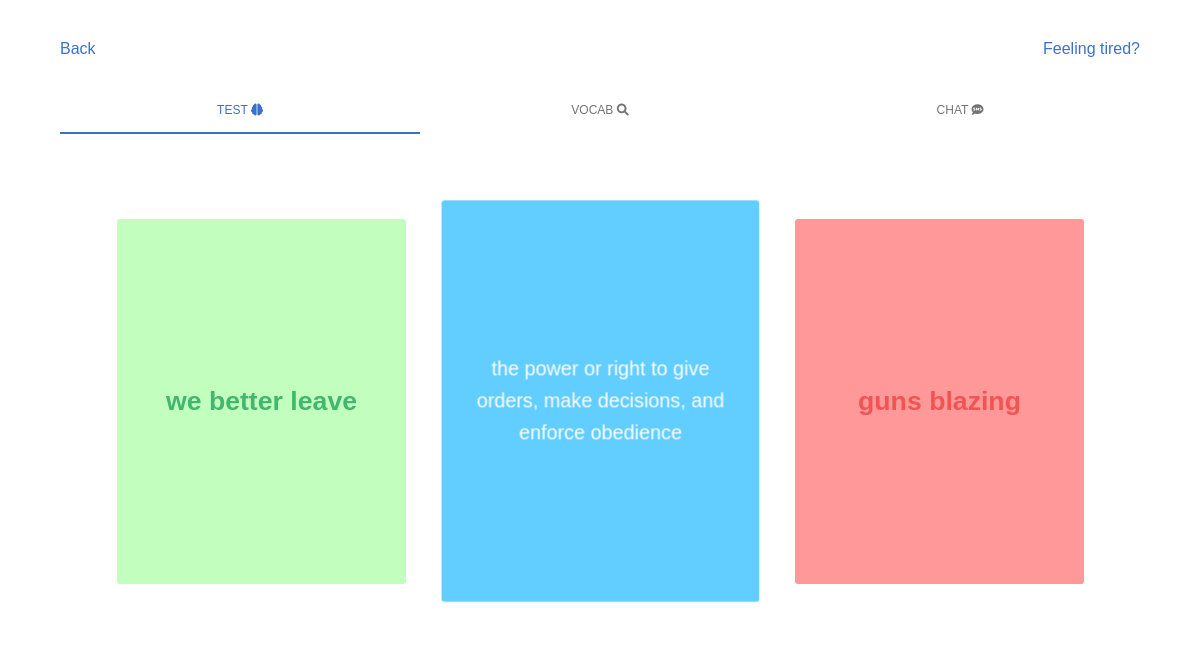
/25/test/, run on the app's committed database.
### flashcards/models.py (models this page shows, shortened)
class FlashCard(models.Model):
    FLASHCARD_DIFFICULTY_EASY = "1"
    FLASHCARD_DIFFICULTY_GOOD = "2"
    FLASHCARD_DIFFICULTY_HARD = "3"
    FLASHCARD_DIFFICULTY_CHOICES = (
        (FLASHCARD_DIFFICULTY_EASY, "Easy"),
        (FLASHCARD_DIFFICULTY_GOOD, "Good"),
        (FLASHCARD_DIFFICULTY_HARD, "Hard"),
    )
    word = models.CharField(max_length=255, blank=False)
    definition = models.TextField(blank=False)
    difficulty = models.CharField(
        max_length=1,
        choices=FLASHCARD_DIFFICULTY_CHOICES,
        default=FLASHCARD_DIFFICULTY_HARD,
    )
    created_at = models.DateTimeField(auto_now_add=True, null=True)
    collection = models.ForeignKey(Collection, on_delete=models.CASCADE)

### flashcards/views.py (the view)
# urls.py: path("<int:id>/test/", test, name="test"),
def test(request, id):
    if request.method == "GET":
        collection_name = Collection.objects.get(id=id).name
        flashcards = FlashCard.objects.filter(collection_id=id).order_by("-difficulty")
        return render(
            request,
            "flashcards/test.html",
            {
                "collection_id": id,
                "collection_name": collection_name,
                "flashcards": flashcards,
            },
        )

### flashcards/templates/flashcards/test.html (shortened to what this page needs)
{% load static %}
<!DOCTYPE html>
<html lang="en">
<head>
  <link rel="stylesheet" href="https://cdnjs.cloudflare.com/ajax/libs/normalize/5.0.0/normalize.min.css">
  <link rel='stylesheet' href='https://cdnjs.cloudflare.com/ajax/libs/slick-carousel/1.9.0/slick.css'>
  <link rel="stylesheet" href="{% static 'flashcards/css/test-style.css' %}">
  <link rel="stylesheet" href="https://cdnjs.cloudflare.com/ajax/libs/font-awesome/6.1.2/css/all.min.css" />
  <link rel="stylesheet" href="https://cdn.jsdelivr.net/npm/bootstrap@4.6.2/dist/css/bootstrap.min.css">
  <link rel="stylesheet" href="https://cdnjs.cloudflare.com/ajax/libs/font-awesome/6.0.0/css/all.min.css" />
  <link rel="stylesheet" href="{% static 'flashcards/css/mdb.min.css' %}" />
</head>
<body style="padding: 3% 5%;">
  <header class="d-flex justify-content-between">
    <a style="text-decoration: none;" href="/{{ collection_id }}/">Back</a>
    <form action="/{{ collection_id }}/test/" method="GET">
      <a href="#" type="submit" data-mdb-toggle="modal" data-mdb-target="#exampleModal" onclick="logJSONData()">
        Feeling tired?
      </a>
    </form>
  </header>
  <br>
  <ul class="nav nav-tabs nav-justified mb-3" id="ex1" role="tablist">
    <li class="nav-item" role="presentation">
      <a class="nav-link active" id="ex3-tab-1" data-mdb-toggle="tab" href="#ex3-tabs-1" role="tab"
        aria-controls="ex3-tabs-1" aria-selected="true">
        test <i class="fas fa-brain"></i>
      </a>
    </li>
    <li class="nav-item" role="presentation">
      <a class="nav-link" id="ex3-tab-3" data-mdb-toggle="tab" href="#ex3-tabs-3" role="tab" aria-controls="ex3-tabs-3"
        aria-selected="false">
        vocab <i class="fas fa-magnifying-glass"></i>
      </a>
    </li>
    <li class="nav-item" role="presentation">
      <a class="nav-link" id="ex3-tab-2" data-mdb-toggle="tab" href="#ex3-tabs-2" role="tab" aria-controls="ex3-tabs-2"
        aria-selected="false">
        chat <i class="fas fa-comment-sms"></i>
      </a>
    </li>
  </ul>
  <div class="tab-content m-0" id="ex2-content">
    <div class="tab-pane fade show active" id="ex3-tabs-1" role="tabpanel" aria-labelledby="ex3-tab-1">
      <div class="container">
        <dl>
          {% for flashcard in flashcards %}
          <card>
            {% if flashcard.difficulty == '1' %}
            <dt class="text-success" style="background-color: #B3FFAE; font-size: smaller;">{{ flashcard.word }}</dt>
            <dd style="font-size: large;">{{ flashcard.definition }}</dd>
            {% elif flashcard.difficulty == '2' %}
            <dt class="text-warning" style="background-color: #FEFF86; font-size: smaller;">{{ flashcard.word }}</dt>
            <dd style="font-size: large;">{{ flashcard.definition }}</dd>
            {% else %}
            <dt style="background-color: #ff7f7f; color: #ED2B2A; font-size: smaller;">{{ flashcard.word }}</dt>
            <dd style="font-size: large;">{{ flashcard.definition }}</dd>
            {% endif %}
          </card>
          {% endfor %}
        </dl>
      </div>
    </div>
  </div>
</body>
</html>

### flashcards/static/flashcards/css/test-style.css (style rules this page uses)
* { box-sizing: border-box; }
body { background: #f6f9fd; font-family: "Varela Round", sans-serif; }
.container { margin: auto; padding: 30px 40px; width: auto; }
dl card { color: #fff; font-size: 2em; position: relative; text-align: center; border-radius: 3px; min-height: 365px; transition: all 0.5s ease; transform-style: preserve-3d; }
dl card dt, dl card dd { backface-visibility: hidden; position: absolute; top: 0; left: 0; display: flex; border-radius: inherit; flex-direction: column; justify-content: center; align-items: center; width: 100%; height: 100%; padding: 20px; }
dl card dt { background: #5f8de2; z-index: 2; transform: rotateX(0deg); }
dl card dd { background: #62CDFF; transform: rotateX(180deg); margin: 0; }
dl card dd:before { content: attr(part) ""; font-style: italic; font-size: 0.8em; opacity: 0.7; }
dl [class*=-current].flip card { transform: rotateX(180deg); }
* { margin: 0; padding: 0; box-sizing: border-box; font-family: 'Poppins', sans-serif; }
ul li:last-child { margin-bottom: 0; border-bottom: 0; padding-bottom: 0; }

### data on the page
FlashCard: definition "the power or right to give orders, make decisions, and enforce obedience"
FlashCard: word "guns blazing"
FlashCard: word "we better leave"
